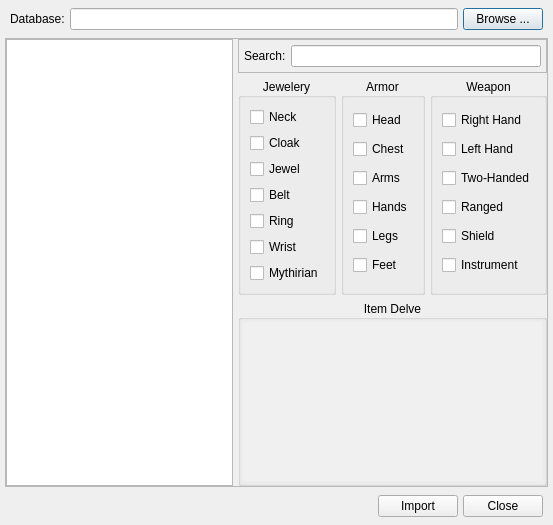
<?xml version="1.0" encoding="UTF-8"?>
<ui version="4.0">
 <class>ItemDatabase</class>
 <widget class="QDialog" name="ItemDatabase">
  <property name="geometry">
   <rect>
    <x>0</x>
    <y>0</y>
    <width>553</width>
    <height>525</height>
   </rect>
  </property>
  <property name="sizePolicy">
   <sizepolicy hsizetype="Minimum" vsizetype="Minimum">
    <horstretch>0</horstretch>
    <verstretch>0</verstretch>
   </sizepolicy>
  </property>
  <property name="windowTitle">
   <string>Dialog</string>
  </property>
  <layout class="QVBoxLayout">
   <property name="spacing">
    <number>5</number>
   </property>
   <property name="leftMargin">
    <number>5</number>
   </property>
   <property name="topMargin">
    <number>5</number>
   </property>
   <property name="rightMargin">
    <number>5</number>
   </property>
   <property name="bottomMargin">
    <number>5</number>
   </property>
   <item>
    <layout class="QHBoxLayout">
     <property name="spacing">
      <number>5</number>
     </property>
     <property name="leftMargin">
      <number>5</number>
     </property>
     <property name="topMargin">
      <number>3</number>
     </property>
     <property name="rightMargin">
      <number>5</number>
     </property>
     <property name="bottomMargin">
      <number>3</number>
     </property>
     <item>
      <widget class="QLabel" name="label">
       <property name="text">
        <string>Database:</string>
       </property>
      </widget>
     </item>
     <item>
      <widget class="QLineEdit" name="lineEdit"/>
     </item>
     <item>
      <widget class="QPushButton" name="BrowseButton">
       <property name="text">
        <string>Browse ...</string>
       </property>
      </widget>
     </item>
    </layout>
   </item>
   <item>
    <widget class="QFrame" name="frame">
     <property name="frameShape">
      <enum>QFrame::StyledPanel</enum>
     </property>
     <property name="frameShadow">
      <enum>QFrame::Raised</enum>
     </property>
     <layout class="QHBoxLayout">
      <property name="spacing">
       <number>5</number>
      </property>
      <property name="leftMargin">
       <number>0</number>
      </property>
      <property name="topMargin">
       <number>0</number>
      </property>
      <property name="rightMargin">
       <number>0</number>
      </property>
      <property name="bottomMargin">
       <number>0</number>
      </property>
      <item>
       <widget class="QListWidget" name="SearchResults"/>
      </item>
      <item>
       <layout class="QVBoxLayout">
        <property name="spacing">
         <number>5</number>
        </property>
        <property name="leftMargin">
         <number>0</number>
        </property>
        <property name="topMargin">
         <number>0</number>
        </property>
        <property name="rightMargin">
         <number>0</number>
        </property>
        <property name="bottomMargin">
         <number>0</number>
        </property>
        <item>
         <widget class="QFrame" name="frame">
          <property name="frameShape">
           <enum>QFrame::StyledPanel</enum>
          </property>
          <layout class="QHBoxLayout">
           <property name="spacing">
            <number>5</number>
           </property>
           <property name="leftMargin">
            <number>5</number>
           </property>
           <property name="topMargin">
            <number>5</number>
           </property>
           <property name="rightMargin">
            <number>5</number>
           </property>
           <property name="bottomMargin">
            <number>5</number>
           </property>
           <item>
            <widget class="QLabel" name="SearchLabel">
             <property name="text">
              <string>Search:</string>
             </property>
            </widget>
           </item>
           <item>
            <widget class="QLineEdit" name="Search"/>
           </item>
          </layout>
         </widget>
        </item>
        <item>
         <layout class="QHBoxLayout">
          <item>
           <widget class="QGroupBox" name="JeweleryGroup">
            <property name="title">
             <string>Jewelery</string>
            </property>
            <property name="alignment">
             <set>Qt::AlignCenter</set>
            </property>
            <layout class="QVBoxLayout">
             <item>
              <widget class="QCheckBox" name="NeckCheckBox">
               <property name="text">
                <string>Neck</string>
               </property>
              </widget>
             </item>
             <item>
              <widget class="QCheckBox" name="CloakCheckBox">
               <property name="text">
                <string>Cloak</string>
               </property>
              </widget>
             </item>
             <item>
              <widget class="QCheckBox" name="JewelCheckBox">
               <property name="text">
                <string>Jewel</string>
               </property>
              </widget>
             </item>
             <item>
              <widget class="QCheckBox" name="BeltCheckBox">
               <property name="text">
                <string>Belt</string>
               </property>
              </widget>
             </item>
             <item>
              <widget class="QCheckBox" name="RingCheckBox">
               <property name="text">
                <string>Ring</string>
               </property>
              </widget>
             </item>
             <item>
              <widget class="QCheckBox" name="WristCheckBox">
               <property name="text">
                <string>Wrist</string>
               </property>
              </widget>
             </item>
             <item>
              <widget class="QCheckBox" name="MythirianCheckBox">
               <property name="text">
                <string>Mythirian</string>
               </property>
              </widget>
             </item>
            </layout>
           </widget>
          </item>
          <item>
           <widget class="QGroupBox" name="ArmorGroup">
            <property name="title">
             <string>Armor</string>
            </property>
            <property name="alignment">
             <set>Qt::AlignCenter</set>
            </property>
            <layout class="QVBoxLayout">
             <item>
              <widget class="QCheckBox" name="HeadCheckBox">
               <property name="text">
                <string>Head</string>
               </property>
              </widget>
             </item>
             <item>
              <widget class="QCheckBox" name="ChestCheckBox">
               <property name="text">
                <string>Chest</string>
               </property>
              </widget>
             </item>
             <item>
              <widget class="QCheckBox" name="ArmsCheckBox">
               <property name="text">
                <string>Arms</string>
               </property>
              </widget>
             </item>
             <item>
              <widget class="QCheckBox" name="HandsCheckBox">
               <property name="text">
                <string>Hands</string>
               </property>
              </widget>
             </item>
             <item>
              <widget class="QCheckBox" name="LegsCheckBox">
               <property name="text">
                <string>Legs</string>
               </property>
              </widget>
             </item>
             <item>
              <widget class="QCheckBox" name="FeetCheckBox">
               <property name="text">
                <string>Feet</string>
               </property>
              </widget>
             </item>
            </layout>
           </widget>
          </item>
          <item>
           <widget class="QGroupBox" name="WeaponGroup">
            <property name="title">
             <string>Weapon</string>
            </property>
            <property name="alignment">
             <set>Qt::AlignCenter</set>
            </property>
            <layout class="QVBoxLayout">
             <item>
              <widget class="QCheckBox" name="RightHandCheckBox">
               <property name="text">
                <string>Right Hand</string>
               </property>
              </widget>
             </item>
             <item>
              <widget class="QCheckBox" name="LeftHandCheckBox">
               <property name="text">
                <string>Left Hand</string>
               </property>
              </widget>
             </item>
             <item>
              <widget class="QCheckBox" name="TwoHandedCheckBox">
               <property name="text">
                <string>Two-Handed</string>
               </property>
              </widget>
             </item>
             <item>
              <widget class="QCheckBox" name="RangedCheckBox">
               <property name="text">
                <string>Ranged</string>
               </property>
              </widget>
             </item>
             <item>
              <widget class="QCheckBox" name="ShieldCheckBox">
               <property name="text">
                <string>Shield</string>
               </property>
              </widget>
             </item>
             <item>
              <widget class="QCheckBox" name="InstrumentCheckBox">
               <property name="text">
                <string>Instrument</string>
               </property>
              </widget>
             </item>
            </layout>
           </widget>
          </item>
         </layout>
        </item>
        <item>
         <widget class="QGroupBox" name="PreviewGroup">
          <property name="title">
           <string>Item Delve</string>
          </property>
          <property name="alignment">
           <set>Qt::AlignCenter</set>
          </property>
          <layout class="QVBoxLayout">
           <property name="spacing">
            <number>5</number>
           </property>
           <property name="leftMargin">
            <number>2</number>
           </property>
           <property name="topMargin">
            <number>2</number>
           </property>
           <property name="rightMargin">
            <number>2</number>
           </property>
           <property name="bottomMargin">
            <number>2</number>
           </property>
           <item>
            <widget class="QTextEdit" name="Preview">
             <property name="palette">
              <palette>
               <active>
                <colorrole role="Base">
                 <brush brushstyle="SolidPattern">
                  <color alpha="255">
                   <red>240</red>
                   <green>240</green>
                   <blue>240</blue>
                  </color>
                 </brush>
                </colorrole>
               </active>
               <inactive>
                <colorrole role="Base">
                 <brush brushstyle="SolidPattern">
                  <color alpha="255">
                   <red>240</red>
                   <green>240</green>
                   <blue>240</blue>
                  </color>
                 </brush>
                </colorrole>
               </inactive>
               <disabled>
                <colorrole role="Base">
                 <brush brushstyle="SolidPattern">
                  <color alpha="255">
                   <red>240</red>
                   <green>240</green>
                   <blue>240</blue>
                  </color>
                 </brush>
                </colorrole>
               </disabled>
              </palette>
             </property>
             <property name="frameShape">
              <enum>QFrame::NoFrame</enum>
             </property>
             <property name="undoRedoEnabled">
              <bool>false</bool>
             </property>
             <property name="cursorWidth">
              <number>0</number>
             </property>
             <property name="textInteractionFlags">
              <set>Qt::TextSelectableByKeyboard|Qt::TextSelectableByMouse</set>
             </property>
            </widget>
           </item>
          </layout>
         </widget>
        </item>
       </layout>
      </item>
     </layout>
    </widget>
   </item>
   <item>
    <layout class="QHBoxLayout">
     <property name="spacing">
      <number>5</number>
     </property>
     <property name="leftMargin">
      <number>5</number>
     </property>
     <property name="topMargin">
      <number>3</number>
     </property>
     <property name="rightMargin">
      <number>5</number>
     </property>
     <property name="bottomMargin">
      <number>3</number>
     </property>
     <item>
      <spacer name="spacer">
       <property name="orientation">
        <enum>Qt::Horizontal</enum>
       </property>
       <property name="sizeHint" stdset="0">
        <size>
         <width>40</width>
         <height>20</height>
        </size>
       </property>
      </spacer>
     </item>
     <item>
      <widget class="QPushButton" name="ImportButton">
       <property name="text">
        <string>Import</string>
       </property>
      </widget>
     </item>
     <item>
      <widget class="QPushButton" name="CloseButton">
       <property name="text">
        <string>Close</string>
       </property>
      </widget>
     </item>
    </layout>
   </item>
  </layout>
 </widget>
 <resources/>
 <connections/>
</ui>
